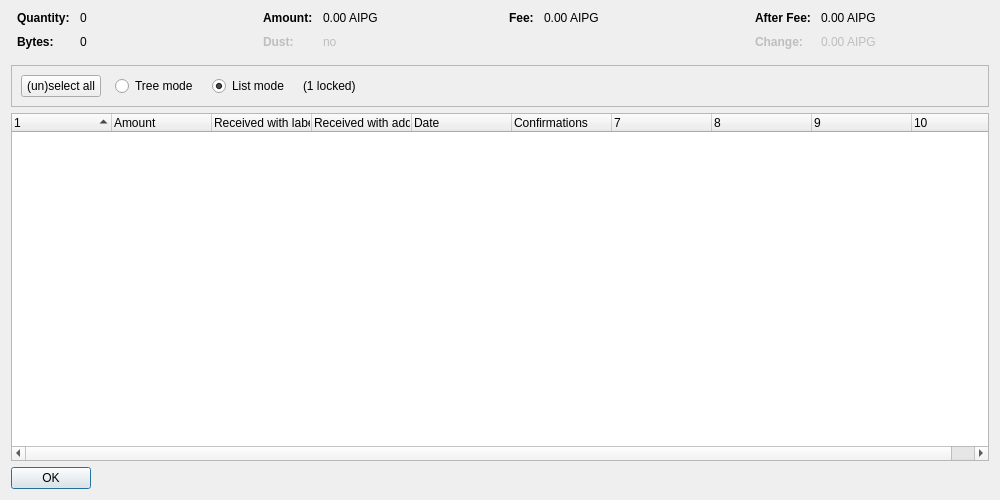
<?xml version="1.0" encoding="UTF-8"?>
<ui version="4.0">
 <class>CoinControlDialog</class>
 <widget class="QDialog" name="CoinControlDialog">
  <property name="geometry">
   <rect>
    <x>0</x>
    <y>0</y>
    <width>1000</width>
    <height>500</height>
   </rect>
  </property>
  <property name="windowTitle">
   <string>Coin Selection</string>
  </property>
  <layout class="QVBoxLayout" name="verticalLayout">
   <item>
    <layout class="QHBoxLayout" name="horizontalLayoutTop" stretch="0,0,0,0">
     <property name="topMargin">
      <number>0</number>
     </property>
     <property name="bottomMargin">
      <number>10</number>
     </property>
     <item>
      <layout class="QFormLayout" name="formLayoutCoinControl1">
       <property name="horizontalSpacing">
        <number>10</number>
       </property>
       <property name="verticalSpacing">
        <number>10</number>
       </property>
       <property name="leftMargin">
        <number>6</number>
       </property>
       <property name="rightMargin">
        <number>6</number>
       </property>
       <item row="0" column="0">
        <widget class="QLabel" name="labelCoinControlQuantityText">
         <property name="font">
          <font>
           <weight>75</weight>
           <bold>true</bold>
          </font>
         </property>
         <property name="text">
          <string>Quantity:</string>
         </property>
        </widget>
       </item>
       <item row="0" column="1">
        <widget class="QLabel" name="labelCoinControlQuantity">
         <property name="cursor">
          <cursorShape>IBeamCursor</cursorShape>
         </property>
         <property name="contextMenuPolicy">
          <enum>Qt::ActionsContextMenu</enum>
         </property>
         <property name="text">
          <string notr="true">0</string>
         </property>
         <property name="textInteractionFlags">
          <set>Qt::LinksAccessibleByMouse|Qt::TextSelectableByKeyboard|Qt::TextSelectableByMouse</set>
         </property>
        </widget>
       </item>
       <item row="1" column="0">
        <widget class="QLabel" name="labelCoinControlBytesText">
         <property name="font">
          <font>
           <weight>75</weight>
           <bold>true</bold>
          </font>
         </property>
         <property name="text">
          <string>Bytes:</string>
         </property>
        </widget>
       </item>
       <item row="1" column="1">
        <widget class="QLabel" name="labelCoinControlBytes">
         <property name="cursor">
          <cursorShape>IBeamCursor</cursorShape>
         </property>
         <property name="contextMenuPolicy">
          <enum>Qt::ActionsContextMenu</enum>
         </property>
         <property name="text">
          <string notr="true">0</string>
         </property>
         <property name="textInteractionFlags">
          <set>Qt::LinksAccessibleByMouse|Qt::TextSelectableByKeyboard|Qt::TextSelectableByMouse</set>
         </property>
        </widget>
       </item>
      </layout>
     </item>
     <item>
      <layout class="QFormLayout" name="formLayoutCoinControl2">
       <property name="horizontalSpacing">
        <number>10</number>
       </property>
       <property name="verticalSpacing">
        <number>10</number>
       </property>
       <property name="leftMargin">
        <number>6</number>
       </property>
       <property name="rightMargin">
        <number>6</number>
       </property>
       <item row="0" column="0">
        <widget class="QLabel" name="labelCoinControlAmountText">
         <property name="font">
          <font>
           <weight>75</weight>
           <bold>true</bold>
          </font>
         </property>
         <property name="text">
          <string>Amount:</string>
         </property>
        </widget>
       </item>
       <item row="0" column="1">
        <widget class="QLabel" name="labelCoinControlAmount">
         <property name="cursor">
          <cursorShape>IBeamCursor</cursorShape>
         </property>
         <property name="contextMenuPolicy">
          <enum>Qt::ActionsContextMenu</enum>
         </property>
         <property name="text">
          <string notr="true">0.00 AIPG</string>
         </property>
         <property name="textInteractionFlags">
          <set>Qt::LinksAccessibleByMouse|Qt::TextSelectableByKeyboard|Qt::TextSelectableByMouse</set>
         </property>
        </widget>
       </item>
       <item row="1" column="0">
        <widget class="QLabel" name="labelCoinControlLowOutputText">
         <property name="enabled">
          <bool>false</bool>
         </property>
         <property name="font">
          <font>
           <weight>75</weight>
           <bold>true</bold>
          </font>
         </property>
         <property name="text">
          <string>Dust:</string>
         </property>
        </widget>
       </item>
       <item row="1" column="1">
        <widget class="QLabel" name="labelCoinControlLowOutput">
         <property name="enabled">
          <bool>false</bool>
         </property>
         <property name="cursor">
          <cursorShape>IBeamCursor</cursorShape>
         </property>
         <property name="contextMenuPolicy">
          <enum>Qt::ActionsContextMenu</enum>
         </property>
         <property name="text">
          <string notr="true">no</string>
         </property>
         <property name="textInteractionFlags">
          <set>Qt::LinksAccessibleByMouse|Qt::TextSelectableByKeyboard|Qt::TextSelectableByMouse</set>
         </property>
        </widget>
       </item>
      </layout>
     </item>
     <item>
      <layout class="QFormLayout" name="formLayoutCoinControl3">
       <property name="horizontalSpacing">
        <number>10</number>
       </property>
       <property name="verticalSpacing">
        <number>10</number>
       </property>
       <property name="leftMargin">
        <number>6</number>
       </property>
       <property name="rightMargin">
        <number>6</number>
       </property>
       <item row="0" column="0">
        <widget class="QLabel" name="labelCoinControlFeeText">
         <property name="font">
          <font>
           <weight>75</weight>
           <bold>true</bold>
          </font>
         </property>
         <property name="text">
          <string>Fee:</string>
         </property>
        </widget>
       </item>
       <item row="0" column="1">
        <widget class="QLabel" name="labelCoinControlFee">
         <property name="cursor">
          <cursorShape>IBeamCursor</cursorShape>
         </property>
         <property name="contextMenuPolicy">
          <enum>Qt::ActionsContextMenu</enum>
         </property>
         <property name="text">
          <string notr="true">0.00 AIPG</string>
         </property>
         <property name="textInteractionFlags">
          <set>Qt::LinksAccessibleByMouse|Qt::TextSelectableByKeyboard|Qt::TextSelectableByMouse</set>
         </property>
        </widget>
       </item>
      </layout>
     </item>
     <item>
      <layout class="QFormLayout" name="formLayoutCoinControl4">
       <property name="horizontalSpacing">
        <number>10</number>
       </property>
       <property name="verticalSpacing">
        <number>10</number>
       </property>
       <property name="leftMargin">
        <number>6</number>
       </property>
       <property name="rightMargin">
        <number>6</number>
       </property>
       <item row="0" column="0">
        <widget class="QLabel" name="labelCoinControlAfterFeeText">
         <property name="font">
          <font>
           <weight>75</weight>
           <bold>true</bold>
          </font>
         </property>
         <property name="text">
          <string>After Fee:</string>
         </property>
        </widget>
       </item>
       <item row="0" column="1">
        <widget class="QLabel" name="labelCoinControlAfterFee">
         <property name="cursor">
          <cursorShape>IBeamCursor</cursorShape>
         </property>
         <property name="contextMenuPolicy">
          <enum>Qt::ActionsContextMenu</enum>
         </property>
         <property name="text">
          <string notr="true">0.00 AIPG</string>
         </property>
         <property name="textInteractionFlags">
          <set>Qt::LinksAccessibleByMouse|Qt::TextSelectableByKeyboard|Qt::TextSelectableByMouse</set>
         </property>
        </widget>
       </item>
       <item row="1" column="0">
        <widget class="QLabel" name="labelCoinControlChangeText">
         <property name="enabled">
          <bool>false</bool>
         </property>
         <property name="font">
          <font>
           <weight>75</weight>
           <bold>true</bold>
          </font>
         </property>
         <property name="text">
          <string>Change:</string>
         </property>
        </widget>
       </item>
       <item row="1" column="1">
        <widget class="QLabel" name="labelCoinControlChange">
         <property name="enabled">
          <bool>false</bool>
         </property>
         <property name="cursor">
          <cursorShape>IBeamCursor</cursorShape>
         </property>
         <property name="contextMenuPolicy">
          <enum>Qt::ActionsContextMenu</enum>
         </property>
         <property name="text">
          <string notr="true">0.00 AIPG</string>
         </property>
         <property name="textInteractionFlags">
          <set>Qt::LinksAccessibleByMouse|Qt::TextSelectableByKeyboard|Qt::TextSelectableByMouse</set>
         </property>
        </widget>
       </item>
      </layout>
     </item>
    </layout>
   </item>
   <item>
    <widget class="QFrame" name="frame">
     <property name="minimumSize">
      <size>
       <width>0</width>
       <height>40</height>
      </size>
     </property>
     <property name="frameShape">
      <enum>QFrame::StyledPanel</enum>
     </property>
     <property name="frameShadow">
      <enum>QFrame::Sunken</enum>
     </property>
     <layout class="QHBoxLayout" name="horizontalLayout">
      <item>
       <layout class="QHBoxLayout" name="horizontalLayoutPanel" stretch="0,0,0,0,0">
        <property name="spacing">
         <number>14</number>
        </property>
        <item>
         <widget class="QPushButton" name="pushButtonSelectAll">
          <property name="sizePolicy">
           <sizepolicy hsizetype="Maximum" vsizetype="Fixed">
            <horstretch>0</horstretch>
            <verstretch>0</verstretch>
           </sizepolicy>
          </property>
          <property name="text">
           <string>(un)select all</string>
          </property>
          <property name="autoDefault">
           <bool>false</bool>
          </property>
         </widget>
        </item>
        <item>
         <widget class="QRadioButton" name="radioTreeMode">
          <property name="sizePolicy">
           <sizepolicy hsizetype="Maximum" vsizetype="Fixed">
            <horstretch>0</horstretch>
            <verstretch>0</verstretch>
           </sizepolicy>
          </property>
          <property name="text">
           <string>Tree mode</string>
          </property>
         </widget>
        </item>
        <item>
         <widget class="QRadioButton" name="radioListMode">
          <property name="sizePolicy">
           <sizepolicy hsizetype="Maximum" vsizetype="Fixed">
            <horstretch>0</horstretch>
            <verstretch>0</verstretch>
           </sizepolicy>
          </property>
          <property name="text">
           <string>List mode</string>
          </property>
          <property name="checked">
           <bool>true</bool>
          </property>
         </widget>
        </item>
        <item>
         <widget class="QLabel" name="labelLocked">
          <property name="text">
           <string notr="true">(1 locked)</string>
          </property>
         </widget>
        </item>
        <item>
         <spacer name="horizontalSpacer">
          <property name="orientation">
           <enum>Qt::Horizontal</enum>
          </property>
          <property name="sizeHint" stdset="0">
           <size>
            <width>40</width>
            <height>20</height>
           </size>
          </property>
         </spacer>
        </item>
       </layout>
      </item>
     </layout>
    </widget>
   </item>
   <item>
    <widget class="CoinControlTreeWidget" name="treeWidget">
     <property name="contextMenuPolicy">
      <enum>Qt::CustomContextMenu</enum>
     </property>
     <property name="sortingEnabled">
      <bool>false</bool>
     </property>
     <property name="columnCount">
      <number>10</number>
     </property>
     <attribute name="headerShowSortIndicator" stdset="0">
      <bool>true</bool>
     </attribute>
     <attribute name="headerStretchLastSection">
      <bool>false</bool>
     </attribute>
     <column>
      <property name="text">
       <string/>
      </property>
     </column>
     <column>
      <property name="text">
       <string>Amount</string>
      </property>
     </column>
     <column>
      <property name="text">
       <string>Received with label</string>
      </property>
     </column>
     <column>
      <property name="text">
       <string>Received with address</string>
      </property>
     </column>
     <column>
      <property name="text">
       <string>Date</string>
      </property>
     </column>
     <column>
      <property name="text">
       <string>Confirmations</string>
      </property>
      <property name="toolTip">
       <string>Confirmed</string>
      </property>
     </column>
     <column>
      <property name="text">
       <string/>
      </property>
     </column>
     <column>
      <property name="text">
       <string/>
      </property>
     </column>
     <column>
      <property name="text">
       <string/>
      </property>
     </column>
     <column>
      <property name="text">
       <string/>
      </property>
     </column>
    </widget>
   </item>
   <item>
    <widget class="QDialogButtonBox" name="buttonBox">
     <property name="sizePolicy">
      <sizepolicy hsizetype="Maximum" vsizetype="Fixed">
       <horstretch>0</horstretch>
       <verstretch>0</verstretch>
      </sizepolicy>
     </property>
     <property name="orientation">
      <enum>Qt::Horizontal</enum>
     </property>
     <property name="standardButtons">
      <set>QDialogButtonBox::Ok</set>
     </property>
    </widget>
   </item>
  </layout>
 </widget>
 <customwidgets>
  <customwidget>
   <class>CoinControlTreeWidget</class>
   <extends>QTreeWidget</extends>
   <header>coincontroltreewidget.h</header>
  </customwidget>
 </customwidgets>
 <resources/>
 <connections/>
</ui>
